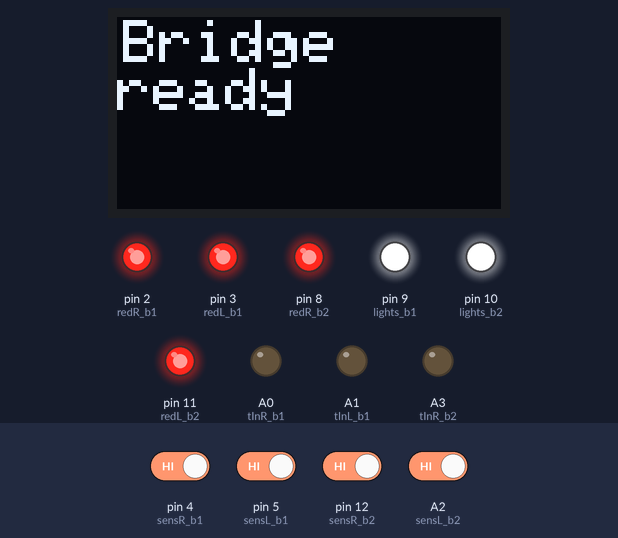
Bench run of a sketch on a simulated Arduino Nano, built with avr-gcc and run on an emulated ATmega328P. Parts: 128×64 one-colour display, output pins drawn as LEDs (lit = HIGH). Dashed ring = blinking. The test bench sets the inputs (shaded band); at power-on: A2 (sensL_b2), pin 4 (sensR_b1), pin 5 (sensL_b1), pin 12 (sensR_b2) HIGH. The audio player accepts every command and is not drawn; what the sketch prints to the serial monitor is not drawn.

Above: at 3.0 s.
3.1 s: pin 4 (sensR_b1) driven LOW
At 4.1 s:
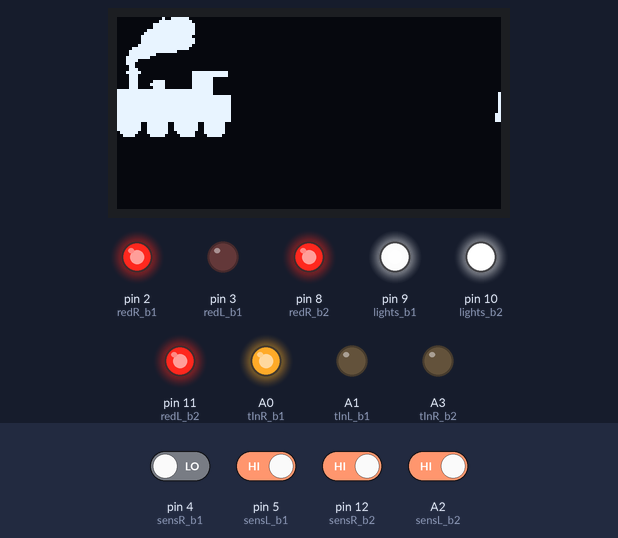
5.7 s: A2 (sensL_b2) driven LOW
At 6.76 s:
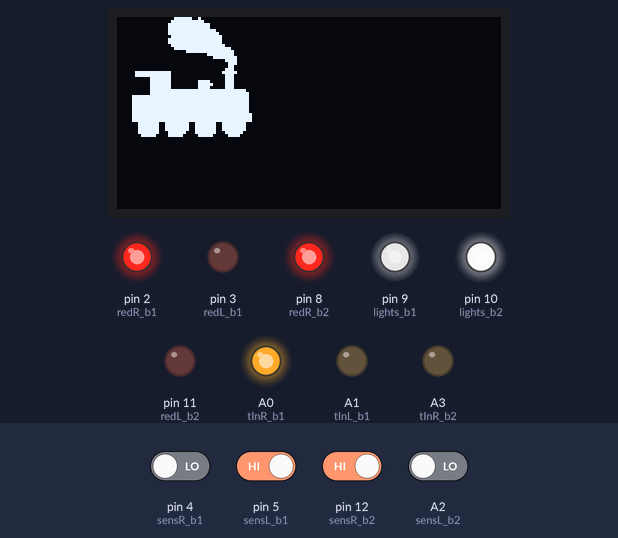
8.3 s: pin 5 (sensL_b1) driven LOW
At 9.63 s:
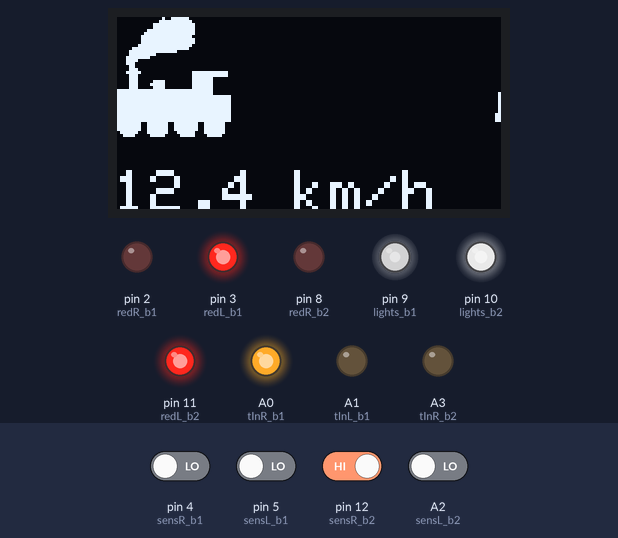
11.3 s: pin 12 (sensR_b2) driven LOW
At 13.01 s:
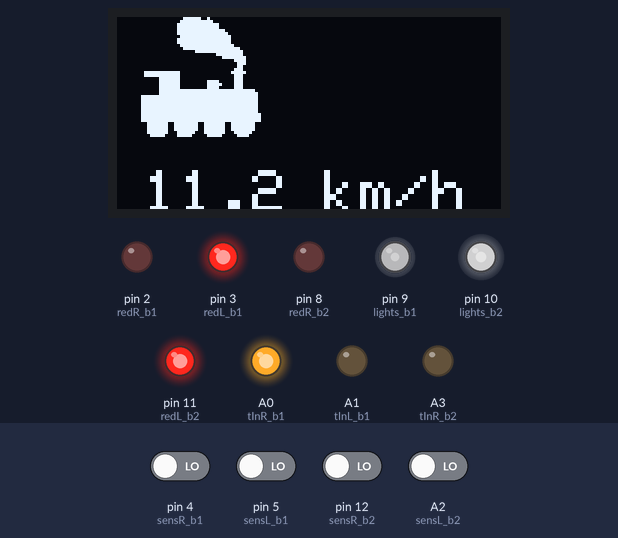
13.7 s: pin 4 (sensR_b1) driven HIGH
15.6 s: pin 5 (sensL_b1) driven HIGH
At 15.81 s:
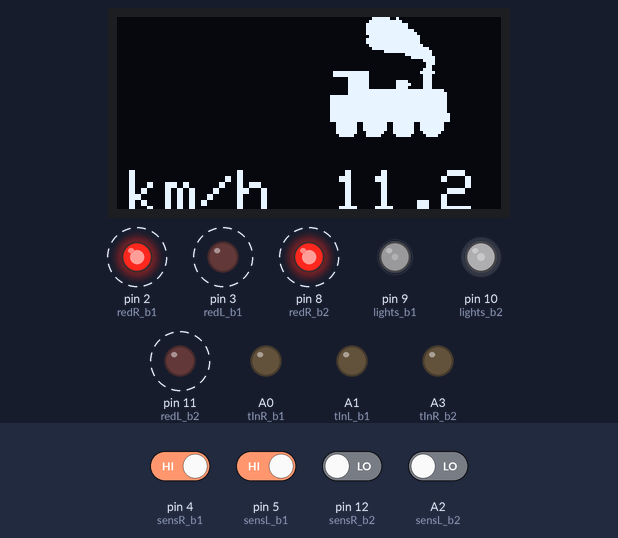
Timing chart, 0 to 20.4 s (numbered marks = the images above; inputs shaded):
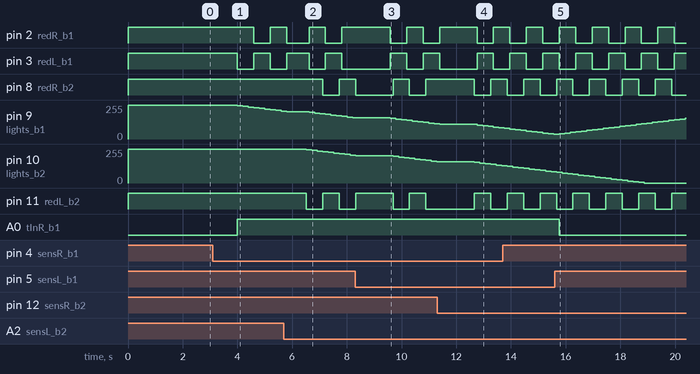

The sketch:

TwoShortBridge.ino
```cpp
//
// Sketch for two bridges
//
#include <Wire.h>
#include <Adafruit_GFX.h>
#include <Adafruit_SSD1306.h>
#include "DFRobotDFPlayerMini.h"
#include <SoftwareSerial.h>
// Pin configuration
//
// Bridge 1
// D2  driver right red lights
// D9  driver bridge lights
// D3  driver left red lights
// D4  digital input for sensor 1R
// D5  digital input for sensor 1L
// A0 led for train in from right
// A1  led for train in from left
//
// Bridge 2
// D8  driver right red lights
// D10  driver bridge lights
// D11  driver left red lights
// D12 digital input for sensor 2R
// A2 digital input dor sensor 2L
// A3  led for train in from right
// A6  let for train in from left
//
// A4 SDA for OLED
// A5 SCL for OLED
//
// D6 RX channel for DFPlayer
// D7 TX channel for DFPlayer
//

// Bridge 1
const int redR_b1 = 2;   // pin for right red lights
const int lights_b1 = 9; // pin white lights
const int redL_b1 = 3;   // pin for left red lights
const int sensR_b1 = 4;  // right sensor
const int sensL_b1 = 5;  // left sensor
const int tInR_b1 = A0;  // led for train in from right
const int tInL_b1 = A1;  // led for train in from left
int brightness_b1 = 0;
unsigned long fademils_b1 = 0;
unsigned long blinkred_b1 = 0;
int highlow_b1 = 0;
short curR_b1 = 0;    // current state of right sensor
short curL_b1 = 0;    // current state of left sensor
short preR_b1 = 1;    // previous state of right sensor
short preL_b1 = 1;    // previous state of left sensor
short stateR_b1 = 0;  // logical state of right side
// 0 off; 1 cleared; 2 set; 3 on
short stateL_b1 = 0;  // logical state of left side
short fade_b1 = 0;    // fading direction
bool trainInL_b1 = false;
bool trainInR_b1 = false;
float timeStart_b1 = 0;
float timeDelta_b1 = 0;

// Bridge 2
int redR_b2 = 8;
int lights_b2 = 10;
int redL_b2 = 11;
int sensR_b2 = 12;
int sensL_b2 = A2;
int tInR_b2 = A3;  // led for train in from right
int tInL_b2 = A6;  // led for train in from left
int brightness_b2 = 0;
unsigned long fademils_b2 = 0;
unsigned long blinkred_b2 = 0;
int highlow_b2 = 0;
short curR_b2 = 0;
short curL_b2 = 0;
short preR_b2 = 1;
short preL_b2 = 1;
short stateR_b2 = 0;  // logical state of right side
// 0 off; 1 cleared; 2 set; 3 on
short stateL_b2 = 0;  // logical state of left side
short fade_b2 = 0;
bool trainInL_b2 = false;
bool trainInR_b2 = false;
float timeStart_b2 = 0;
float timeDelta_b2 = 0;

const int fadeAmount = 5;    // how many points to fade the LED by
const double bridgeLength = 20; // bridge length in cm
const double speedConv = bridgeLength * 87 * 1e-5 * (3600 * 1e3);

enum State {kOn, kClear, kSet, kOff};
const char *State_name[] = {"On","Clear","Set","Off"};

#define DEBUG 1

//------------------------------------------- OLED Stuff -----------------------------------------
#define SCREEN_WIDTH 128 // OLED display width, in pixels
#define SCREEN_HEIGHT 64 // OLED display height, in pixels
// Declaration for SSD1306 display connected using I2C
#define OLED_RESET     -1 // Reset pin # (or -1 if sharing Arduino reset pin)
#define DISPLAY_B1 0x3C
Adafruit_SSD1306 display(SCREEN_WIDTH, SCREEN_HEIGHT, &Wire, OLED_RESET);
#define DISPLAY_B2 0x3D
//Adafruit_SSD1306 display2(SCREEN_WIDTH, SCREEN_HEIGHT, &Wire, OLED_RESET);
unsigned char oldaddr = 0XFF;

const unsigned char TrainLogoR [] PROGMEM = {
  0x00, 0x00, 0x4f, 0xc0, 0x00, 0x00, 0x00, 0xff, 0xe0, 0x00, 0x00, 0x03, 0xff, 0xf0, 0x00, 0x00,
  0x03, 0xff, 0xf0, 0x00, 0x00, 0x0f, 0xff, 0xf0, 0x00, 0x00, 0x1f, 0xff, 0xf0, 0x00, 0x00, 0x3f,
  0xff, 0xe0, 0x00, 0x00, 0x3f, 0xff, 0xf0, 0x00, 0x00, 0x3f, 0xff, 0xf0, 0x00, 0x00, 0x7f, 0xff,
  0xe0, 0x00, 0x01, 0xff, 0xff, 0xc0, 0x00, 0x03, 0xff, 0xfc, 0x00, 0x00, 0x03, 0xfe, 0x00, 0x00,
  0x00, 0x07, 0xf8, 0x00, 0x00, 0x00, 0x07, 0x80, 0x00, 0x00, 0x00, 0x07, 0x00, 0x00, 0x00, 0x00,
  0x03, 0x00, 0x00, 0x00, 0x00, 0x03, 0x80, 0x00, 0x00, 0x00, 0x07, 0xc0, 0x00, 0x1f, 0xfe, 0x03,
  0x80, 0x00, 0x1f, 0xfe, 0x03, 0x80, 0x00, 0x1f, 0xc0, 0x03, 0x83, 0xc0, 0x1f, 0xc0, 0x03, 0x87,
  0xc0, 0x1f, 0xc0, 0x03, 0x83, 0xc0, 0x1f, 0xc0, 0x3f, 0xff, 0xff, 0xff, 0xc0, 0x7f, 0xff, 0xff,
  0xff, 0xc0, 0x7f, 0xff, 0xff, 0xff, 0xff, 0x7f, 0xff, 0xff, 0xff, 0xff, 0x7f, 0xff, 0xff, 0xff,
  0xff, 0x7f, 0xff, 0xff, 0xff, 0xff, 0x7f, 0xff, 0xff, 0xff, 0xff, 0x7f, 0xff, 0xff, 0xff, 0xff,
  0xff, 0xff, 0xff, 0xff, 0xff, 0xff, 0xff, 0xff, 0xff, 0xff, 0xff, 0xff, 0xff, 0xff, 0xff, 0x3f,
  0xcf, 0xe7, 0xf9, 0xfc, 0x3f, 0xcf, 0xe7, 0xf9, 0xfc, 0x3f, 0xcf, 0xe7, 0xf9, 0xfc, 0x1f, 0x8f,
  0xe3, 0xf1, 0xfc, 0x0f, 0x07, 0xc1, 0xf0, 0xf8
};

// 'trainLogoR', 40x40px
const unsigned char TrainLogoL [] PROGMEM = {
  0x00, 0x03, 0xf2, 0x00, 0x00, 0x00, 0x07, 0xff, 0x00, 0x00, 0x00, 0x0f, 0xff, 0xc0, 0x00, 0x00,
  0x0f, 0xff, 0xc0, 0x00, 0x00, 0x0f, 0xff, 0xf0, 0x00, 0x00, 0x0f, 0xff, 0xf8, 0x00, 0x00, 0x07,
  0xff, 0xfc, 0x00, 0x00, 0x0f, 0xff, 0xfc, 0x00, 0x00, 0x0f, 0xff, 0xfc, 0x00, 0x00, 0x07, 0xff,
  0xfe, 0x00, 0x00, 0x03, 0xff, 0xff, 0x80, 0x00, 0x00, 0x3f, 0xff, 0xc0, 0x00, 0x00, 0x00, 0x7f,
  0xc0, 0x00, 0x00, 0x00, 0x1f, 0xe0, 0x00, 0x00, 0x00, 0x01, 0xe0, 0x00, 0x00, 0x00, 0x00, 0xe0,
  0x00, 0x00, 0x00, 0x00, 0xc0, 0x00, 0x00, 0x00, 0x01, 0xc0, 0x7f, 0xf8, 0x00, 0x03, 0xe0, 0x7f,
  0xf8, 0x00, 0x01, 0xc0, 0x03, 0xf8, 0x00, 0x01, 0xc0, 0x03, 0xf8, 0x03, 0xc1, 0xc0, 0x03, 0xf8,
  0x03, 0xe1, 0xc0, 0x03, 0xf8, 0x03, 0xc1, 0xc0, 0x03, 0xff, 0xff, 0xff, 0xfc, 0x03, 0xff, 0xff,
  0xff, 0xfe, 0xff, 0xff, 0xff, 0xff, 0xfe, 0xff, 0xff, 0xff, 0xff, 0xfe, 0xff, 0xff, 0xff, 0xff,
  0xfe, 0xff, 0xff, 0xff, 0xff, 0xfe, 0xff, 0xff, 0xff, 0xff, 0xfe, 0xff, 0xff, 0xff, 0xff, 0xfe,
  0xff, 0xff, 0xff, 0xff, 0xff, 0xff, 0xff, 0xff, 0xff, 0xff, 0xff, 0xff, 0xff, 0xff, 0xff, 0x3f,
  0x9f, 0xe7, 0xf3, 0xfc, 0x3f, 0x9f, 0xe7, 0xf3, 0xfc, 0x3f, 0x9f, 0xe7, 0xf3, 0xfc, 0x3f, 0x8f,
  0xc7, 0xf1, 0xf8, 0x1f, 0x0f, 0x83, 0xe0, 0xf0
};

SoftwareSerial softSerial(/*RX=*/ 6, /*TX=*/ 7);
DFRobotDFPlayerMini myDFPlayer;

void splashScreen(unsigned char addr) {
  if(addr != oldaddr) {
#ifdef DEBUG
    Serial.println(F("StartScroll: Changing address"));
#endif
    display.begin(SSD1306_SWITCHCAPVCC, addr); // Default OLED address, usually
    delay(500);
    display.clearDisplay();
    oldaddr = addr;
  }

  display.setTextSize(2);
  display.setTextColor(WHITE);
  display.setCursor(2,1);
  display.println("Bridge");
  display.println("ready");
  display.display();
  delay(100);
}

void startScroll(unsigned char addr, bool left, bool right) {
 if(addr != oldaddr) {
#ifdef DEBUG
    Serial.println(F("StartScroll: Changing address"));
#endif
    display.begin(SSD1306_SWITCHCAPVCC, addr); // Default OLED address, usually
    delay(500);
    oldaddr = addr;
  }
  display.clearDisplay();
   if(left) {
    display.drawBitmap(0, 0, TrainLogoR, 40, 40, SSD1306_WHITE);
    delay(50);
    display.startscrollleft(0x00,0x04);
  } else {
    display.drawBitmap(0, 0, TrainLogoL, 40, 40, SSD1306_WHITE);
    delay(50);
    display.startscrollright(0x00,0x04);
  }
  display.display();
}

void speedWrite(unsigned char addr, float speed, bool left, bool right) {
  char cstring[16];
  char cspeed[8];

 if(addr != oldaddr) {
#ifdef DEBUG
    Serial.println(F("SpeedWrite: Changing address"));
#endif
    display.begin(SSD1306_SWITCHCAPVCC, addr); // Default OLED address, usually
    delay(500);
    display.clearDisplay();
    startScroll(addr, left, right);
    oldaddr = addr;
  }

  display.setTextSize(2);
  display.setTextColor(WHITE);
  dtostrf(speed, 4, 1, cspeed);
  cspeed[6] = '\0';
  snprintf(cstring,11,"%s km/h",cspeed);
  cstring[11]='\0';
  display.setCursor(1,51);
  display.print(cstring);
  display.display();
}

void stopDisplay(unsigned char addr) {
if(addr != oldaddr) {
#ifdef DEBUG
    Serial.println(F("stopDisplay: Changing address"));
#endif
    display.begin(SSD1306_SWITCHCAPVCC, addr); // Default OLED address, usually
    delay(500);
    display.clearDisplay();
    oldaddr = addr;
  }
  display.stopscroll();
  display.clearDisplay();
  display.display();
}

//------------------------------------------- OLED Stuff -----------------------------------------

// the setup routine runs once when you press reset:
void setup() {
  // initialize pins
  // Bridge 1
  pinMode(redR_b1, OUTPUT);
  pinMode(lights_b1, OUTPUT);
  pinMode(redL_b1, OUTPUT);
  pinMode(sensR_b1, INPUT_PULLUP);
  pinMode(sensL_b1, INPUT_PULLUP);
  pinMode(tInR_b1, OUTPUT);
  pinMode(tInL_b1, OUTPUT);

  digitalWrite(redR_b1, HIGH);
  digitalWrite(lights_b1, HIGH);
  digitalWrite(redL_b1, HIGH);
  digitalWrite(tInR_b1, LOW);
  digitalWrite(tInL_b1, LOW);

  fademils_b1 = millis();
  blinkred_b1 = millis();

  // Bridge 2
  pinMode(redR_b2, OUTPUT);
  pinMode(lights_b2, OUTPUT);
  pinMode(redL_b2, OUTPUT);
  pinMode(sensR_b2, INPUT_PULLUP);
  pinMode(sensL_b2, INPUT_PULLUP);
  pinMode(tInR_b2, OUTPUT);
  pinMode(tInL_b2, OUTPUT);

  digitalWrite(redR_b2, HIGH);
  digitalWrite(lights_b2, HIGH);
  digitalWrite(redL_b2, HIGH);
  digitalWrite(tInR_b2, LOW);
  digitalWrite(tInL_b2, LOW);

  fademils_b2 = millis();
  blinkred_b2 = millis();

  oldaddr = 0x00;

  splashScreen(DISPLAY_B1);
  splashScreen(DISPLAY_B2);

  Serial.begin(57600);

#ifdef DEBUG
  Serial.println(F("DFRobot DFPlayer Mini Demo"));
  Serial.println(F("Initializing DFPlayer ... (May take 3~5 seconds)"));
#endif

  softSerial.begin(9600);
  if (!myDFPlayer.begin(softSerial, /*isACK = */true, /*doReset = */true)) {  //Use serial to communicate with mp3.
    Serial.println(F("Unable to begin:"));
    Serial.println(F("1.Please recheck the connection!"));
    Serial.println(F("2.Please insert the SD card!"));
    while(true){
      delay(0); // Code to compatible with ESP8266 watch dog.
    }
  }
#ifdef DEBUG
  Serial.println(F("DFPlayer Mini online."));
#endif

  myDFPlayer.volume(15);  //Set volume value. From 0 to 30
  myDFPlayer.play(2);  //Play the first mp3


}

// the loop routine runs over and over again forever:
void loop() {
  const int nrep = 5;
  const double hnorm = 1. / nrep;

  static int playercount = 0;

  static bool active_b1 = false;

#ifdef DEBUG
  static short statePreR_b1 = 99;
  static short statePreL_b1 = 99;
#endif

// Debouncing the sensors
  curR_b1 = 0;
  for (int i = 0; i < nrep; ++i) {
    curR_b1 += digitalRead(sensR_b1);
    delay(10);
  }
  curR_b1 = curR_b1 * hnorm + 0.5;
  stateR_b1 = curR_b1 + 2 * preR_b1;
#ifdef DEBUG
  if(curR_b1 != preR_b1) {
      Serial.print(F("B1: SensorR = "));
      Serial.println(curR_b1);
  }
  if(stateR_b1 != statePreR_b1) {
    Serial.print(F("B1: State R "));
    Serial.println(State_name[stateR_b1]);
    statePreR_b1 = stateR_b1;
  }
#endif
  preR_b1 = curR_b1;

  curL_b1 = 0;
  for (int i = 0; i < nrep; ++i) {
    curL_b1 += digitalRead(sensL_b1);
    delay(10);
  }
  curL_b1 = curL_b1 * hnorm + 0.5;
  stateL_b1 = curL_b1 + 2 * preL_b1;
#ifdef DEBUG
  if(curL_b1 != preL_b1) {
      Serial.print(F("B1: SensorL = "));
      Serial.println(curL_b1);
  }
  if(stateL_b1 != statePreL_b1) {
    Serial.print(F("B1: State L "));
    Serial.println(State_name[stateL_b1]);
    statePreL_b1 = stateL_b1;
  }
#endif
  preL_b1 = curL_b1;

  if (!(trainInL_b1 || trainInR_b1)) {

    // Is the train entering?
    trainInR_b1 = (stateR_b1 == kSet) && (stateL_b1 == kOff);
    trainInL_b1 = (stateR_b1 == kOff) && (stateL_b1 == kSet);

#ifdef DEBUG
    if(trainInR_b1) Serial.println(F("B1: Train in Right"));
    if(trainInL_b1) Serial.println(F("B1: Train in Left"));
#endif

    if (trainInR_b1 || trainInL_b1) {
      active_b1 = true;
      fade_b1 = 1;
      timeStart_b1 = millis();
      startScroll(DISPLAY_B1,trainInR_b1,trainInL_b1);
      if(!playercount)
        myDFPlayer.play(1);  //Play the first mp3
      ++playercount;

    }
  } else {

    // Is the train exiting?
    if ((trainInR_b1 && (stateL_b1 == kSet)) ||
        (trainInL_b1 && (stateR_b1 == kSet))) {
        timeDelta_b1 = millis() - timeStart_b1;
        speedWrite(DISPLAY_B1,speedConv/timeDelta_b1,trainInR_b1,trainInL_b1);
      }
    if (trainInR_b1) trainInR_b1 = !(stateR_b1 == kOff && stateL_b1 == kClear);
    if (trainInL_b1) trainInL_b1 = !(stateR_b1 == kClear && stateL_b1 == kOff);
    if (!(trainInL_b1 || trainInR_b1))
      fade_b1 = -1;
  }

  if (trainInR_b1)
    digitalWrite(tInR_b1, HIGH);
  else
    digitalWrite(tInR_b1, LOW);

  if (trainInL_b1)
    digitalWrite(tInL_b1, HIGH);
  else
    digitalWrite(tInL_b1, LOW);

  if (fade_b1 != 0) {

    if (millis() - fademils_b1 > 50) {
      fademils_b1 = millis();

      // change the brightness for next time through the loop:
      brightness_b1 = brightness_b1 + fade_b1 * fadeAmount;

      // set the brightness bridge lights
      analogWrite(lights_b1, max(0, 255 - brightness_b1));

      // stop fading if we have reached max or min
      if (brightness_b1 <= 0) {
        brightness_b1 = 0;
        fade_b1 = 0;
      } else if (brightness_b1 >= 255) {
        brightness_b1 = 255;
        fade_b1 = 0;
      }
    }
  }
  if (brightness_b1 > 0) {
    if (millis() - blinkred_b1 > 500) {
      blinkred_b1 = millis();
      highlow_b1 = 1 - highlow_b1;
      digitalWrite(redR_b1, highlow_b1);
      digitalWrite(redL_b1, 1 - highlow_b1);
    }
  } else if(active_b1) {
    digitalWrite(redR_b1, HIGH);
    analogWrite(lights_b1, 255);
    digitalWrite(redL_b1, HIGH);
    stopDisplay(DISPLAY_B1);
    if(!--playercount) myDFPlayer.stop();
    active_b1 = false;
  }


// Bridge 2

  static bool active_b2 = false;

#ifdef DEBUG
  static short statePreR_b2 = 99;
  static short statePreL_b2 = 99;
#endif

// Debouncing the sensors
  curR_b2 = 0;
  for (int i = 0; i < nrep; ++i) {
    curR_b2 += digitalRead(sensR_b2);
    delay(10);
  }
  curR_b2 = curR_b2 * hnorm + 0.5;
  stateR_b2 = curR_b2 + 2 * preR_b2;
#ifdef DEBUG
  if(curR_b2 != preR_b2) {
      Serial.print(F("B2: SensorR = "));
      Serial.println(curR_b2);
  }
  if(stateR_b2 != statePreR_b2) {
    Serial.print(F("B2: State R "));
    Serial.println(State_name[stateR_b2]);
    statePreR_b2 = stateR_b2;
  }
#endif
  preR_b2 = curR_b2;

  curL_b2 = 0;
  for (int i = 0; i < nrep; ++i) {
    curL_b2 += digitalRead(sensL_b2);
    delay(10);
  }
  curL_b2 = curL_b2 * hnorm + 0.5;
  stateL_b2 = curL_b2 + 2 * preL_b2;
#ifdef DEBUG
  if(curL_b2 != preL_b2) {
      Serial.print(F("B2: SensorL = "));
      Serial.println(curL_b2);
  }
  if(stateL_b2 != statePreL_b2) {
    Serial.print(F("B2: State L "));
    Serial.println(State_name[stateL_b2]);
    statePreL_b2 = stateL_b2;
  }
#endif
  preL_b2 = curL_b2;

  if (!(trainInL_b2 || trainInR_b2)) {

    // Is the train entering?
    trainInR_b2 = (stateR_b2 == kSet) && (stateL_b2 == kOff);
    trainInL_b2 = (stateR_b2 == kOff) && (stateL_b2 == kSet);

#ifdef DEBUG
    if(trainInR_b2) Serial.println(F("B2: Train in Right"));
    if(trainInL_b2) Serial.println(F("B2: Train in Left"));
#endif

    if (trainInR_b2 || trainInL_b2) {
      active_b2 = true;
      fade_b2 = 1;
      timeStart_b2 = millis();
      startScroll(DISPLAY_B2,trainInR_b2,trainInL_b2);
      if(!playercount)
        myDFPlayer.play(1);  //Play the first mp3
      ++playercount;
    }
  } else {

    // Is the train exiting?
    if ((trainInR_b2 && (stateL_b2 == kSet)) ||
        (trainInL_b2 && (stateR_b2 == kSet))) {
        timeDelta_b2 = millis() - timeStart_b2;
        speedWrite(DISPLAY_B2,speedConv/timeDelta_b2,trainInR_b2,trainInL_b2);
      }
    if (trainInR_b2) trainInR_b2 = !(stateR_b2 == kOff && stateL_b2 == kClear);
    if (trainInL_b2) trainInL_b2 = !(stateR_b2 == kClear && stateL_b2 == kOff);
    if (!(trainInL_b2 || trainInR_b2))
      fade_b2 = -1;
  }

  if (trainInR_b2)
    digitalWrite(tInR_b2, HIGH);
  else
    digitalWrite(tInR_b2, LOW);

  if (trainInL_b2)
    digitalWrite(tInL_b2, HIGH);
  else
    digitalWrite(tInL_b2, LOW);

  if (fade_b2 != 0) {

    if (millis() - fademils_b2 > 50) {
      fademils_b2 = millis();

      // change the brightness for next time through the loop:
      brightness_b2 = brightness_b2 + fade_b2 * fadeAmount;

      // set the brightness bridge lights
      analogWrite(lights_b2, max(0, 255 - brightness_b2));

      // stop fading if we have reached max or min
      if (brightness_b2 <= 0) {
        brightness_b2 = 0;
        fade_b2 = 0;
      } else if (brightness_b2 >= 255) {
        brightness_b2 = 255;
        fade_b2 = 0;
      }
    }
  }
  if (brightness_b2 > 0) {
    if (millis() - blinkred_b2 > 500) {
      blinkred_b2 = millis();
      highlow_b2 = 1 - highlow_b2;
      digitalWrite(redR_b2, highlow_b2);
      digitalWrite(redL_b2, 1 - highlow_b2);
    }
  } else if (active_b2) {
    digitalWrite(redR_b2, HIGH);
    analogWrite(lights_b2, 255);
    digitalWrite(redL_b2, HIGH);
    stopDisplay(DISPLAY_B2);
    if(!--playercount) myDFPlayer.stop();
    active_b2 = false;
  }
}
```

Measured:
- after the input at 3.1 s, pin 2 (redR_b1): HIGH → LOW after 1.5 s, → HIGH 0.60 s later; pin 3 (redL_b1): HIGH → LOW after 0.90 s, → HIGH 0.60 s later, → LOW 0.60 s later
- after the input at 5.7 s, pin 8 (redR_b2): HIGH → LOW after 1.4 s, → HIGH 0.60 s later; pin 10 (lights_b2): moves from 255/255 to 210/255 over 1.6 s, starting after 0.82 s; pin 11 (redL_b2): HIGH → LOW after 0.82 s, → HIGH 0.60 s later, → LOW 0.60 s later
- after the input at 15.6 s, A0 (tInR_b1): HIGH → LOW after 0.17 s
